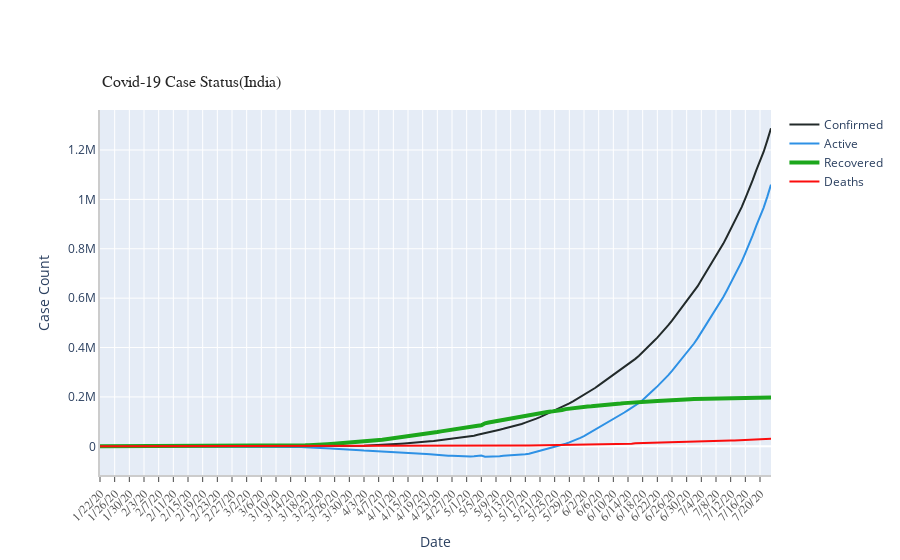

The cell this chart's notebook holds for it:
### Code cell
ts_array = [confirmed_India_ts,active_India_ts,recovered_India_ts,death_India_ts]
labels = ['Confirmed','Active','Recovered','Deaths']
colors = [color_arr[5],color_arr[0],color_arr[2],color_arr[3]]
mode_size = [8,8,12,8]
line_size = [2,2,4,2]

fig3 = draw_plot(ts_array=ts_array,ts_label=labels,title="Covid-19 Case Status(India)",colors=colors,mode_size = mode_size,line_size=line_size,x_axis_title="Date",y_axis_title="Case Count",tickangle=315,yaxis_type="",additional_annotations=[])

fig3.show()

### Figure 1 — Plotly figure (JSON) as saved in the notebook; plotly's stock layout.template omitted (floating-point values rounded to 4 significant figures; data arrays with more than 128 entries replaced by an {"elided": "..."} marker saying what was removed)
{"data": [{"connectgaps": true, "line": {"color": "#222A2A", "width": 2}, "name": "Confirmed", "type": "scatter", "x": {"elided": "184 str values"}, "y": {"elided": "184 int values"}}, {"connectgaps": true, "line": {"color": "#2E91E5", "width": 2}, "name": "Active", "type": "scatter", "x": {"elided": "184 str values"}, "y": {"elided": "184 int values"}}, {"connectgaps": true, "line": {"color": "#1CA71C", "width": 4}, "name": "Recovered", "type": "scatter", "x": {"elided": "184 str values"}, "y": {"elided": "184 int values"}}, {"connectgaps": true, "line": {"color": "#FB0D0D", "width": 2}, "name": "Deaths", "type": "scatter", "x": {"elided": "184 str values"}, "y": {"elided": "184 int values"}}], "layout": {"annotations": [{"font": {"color": "rgb(37,37,37)", "family": "Arial", "size": 16}, "showarrow": false, "text": "Covid-19 Case Status(India)", "x": 0, "xanchor": "left", "xref": "paper", "y": 1.05, "yanchor": "bottom", "yref": "paper"}], "autosize": true, "margin": {"autoexpand": true, "l": 100, "r": 20, "t": 110}, "showlegend": true, "xaxis": {"linecolor": "rgb(204,204,204)", "linewidth": 2, "showgrid": true, "showline": true, "showticklabels": true, "tickangle": -45, "tickfont": {"color": "rgb(82,82,82)", "family": "Arial", "size": 12}, "ticks": "outside", "title": {"text": "Date"}}, "yaxis": {"linecolor": "rgb(204,204,204)", "linewidth": 2, "showgrid": true, "showline": true, "showticklabels": true, "title": {"text": "Case Count"}}}}
